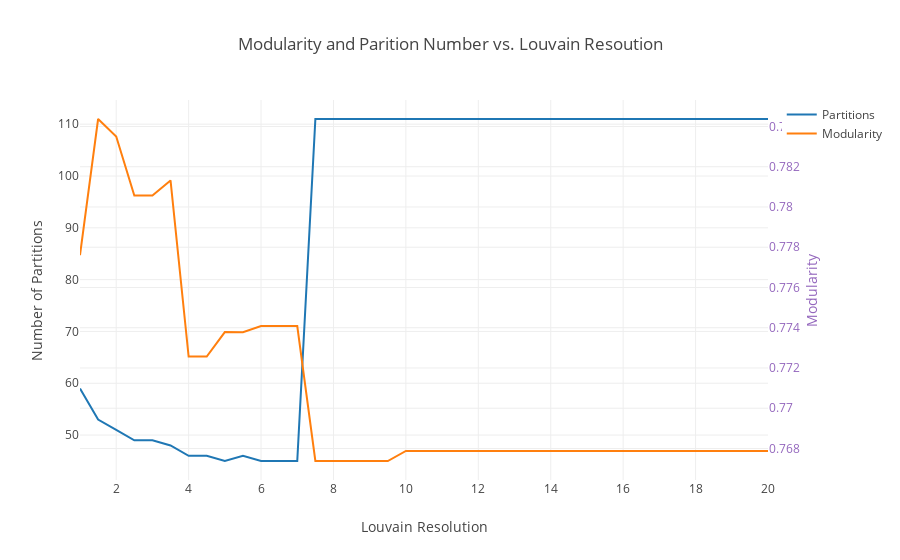

Notebook code cell kept with this figure:
### Markdown cell above
### This next cell takes a crazy long time to run, graph below may be an old version

### Code cell
prtn_mod_res_df = make_prtn_mod_res_df(resolution, G_ThTh)

# Create traces
trace0 = go.Scatter(
    x = prtn_mod_res_df['Resolution'],
    y = prtn_mod_res_df['Num_Partitions'],
    mode = 'lines',
    name = 'Partitions'
)
trace1 = go.Scatter(
    x = prtn_mod_res_df['Resolution'],
    y = prtn_mod_res_df['Modularity'],
    mode = 'lines',
    name = 'Modularity',
    yaxis='y2'
)


layout = go.Layout(
    title='Modularity and Parition Number vs. Louvain Resoution',
    xaxis=dict(
        title='Louvain Resolution'
    ),
    yaxis=dict(
        title='Number of Partitions'
    ),
    yaxis2=dict(
        title='Modularity',
        titlefont=dict(
            color='rgb(148, 103, 189)'
        ),
        tickfont=dict(
            color='rgb(148, 103, 189)'
        ),
        overlaying='y',
        side='right'
    )
)

data = [trace0, trace1]
fig = go.Figure(data=data, layout=layout)
iplot(fig)

### Figure 1 — Plotly figure (JSON) as saved in the notebook; plotly's stock layout.template omitted (floating-point values rounded to 4 significant figures)
{"data": [{"mode": "lines", "name": "Partitions", "type": "scatter", "x": [1, 1.5, 2, 2.5, 3, 3.5, 4, 4.5, 5, 5.5, 6, 6.5, 7, 7.5, 8, 8.5, 9, 9.5, 10, 10.5, 11, 11.5, 12, 12.5, 13, 13.5, 14, 14.5, 15, 15.5, 16, 16.5, 17, 17.5, 18, 18.5, 19, 19.5, 20], "y": [59, 53, 51, 49, 49, 48, 46, 46, 45, 46, 45, 45, 45, 111, 111, 111, 111, 111, 111, 111, 111, 111, 111, 111, 111, 111, 111, 111, 111, 111, 111, 111, 111, 111, 111, 111, 111, 111, 111]}, {"mode": "lines", "name": "Modularity", "type": "scatter", "x": [1, 1.5, 2, 2.5, 3, 3.5, 4, 4.5, 5, 5.5, 6, 6.5, 7, 7.5, 8, 8.5, 9, 9.5, 10, 10.5, 11, 11.5, 12, 12.5, 13, 13.5, 14, 14.5, 15, 15.5, 16, 16.5, 17, 17.5, 18, 18.5, 19, 19.5, 20], "y": [0.7776, 0.7844, 0.7835, 0.7806, 0.7806, 0.7813, 0.7726, 0.7726, 0.7738, 0.7738, 0.7741, 0.7741, 0.7741, 0.7674, 0.7674, 0.7674, 0.7674, 0.7674, 0.7679, 0.7679, 0.7679, 0.7679, 0.7679, 0.7679, 0.7679, 0.7679, 0.7679, 0.7679, 0.7679, 0.7679, 0.7679, 0.7679, 0.7679, 0.7679, 0.7679, 0.7679, 0.7679, 0.7679, 0.7679], "yaxis": "y2"}], "layout": {"title": "Modularity and Parition Number vs. Louvain Resoution", "xaxis": {"title": "Louvain Resolution"}, "yaxis": {"title": "Number of Partitions"}, "yaxis2": {"overlaying": "y", "side": "right", "tickfont": {"color": "rgb(148, 103, 189)"}, "title": "Modularity", "titlefont": {"color": "rgb(148, 103, 189)"}}}}
